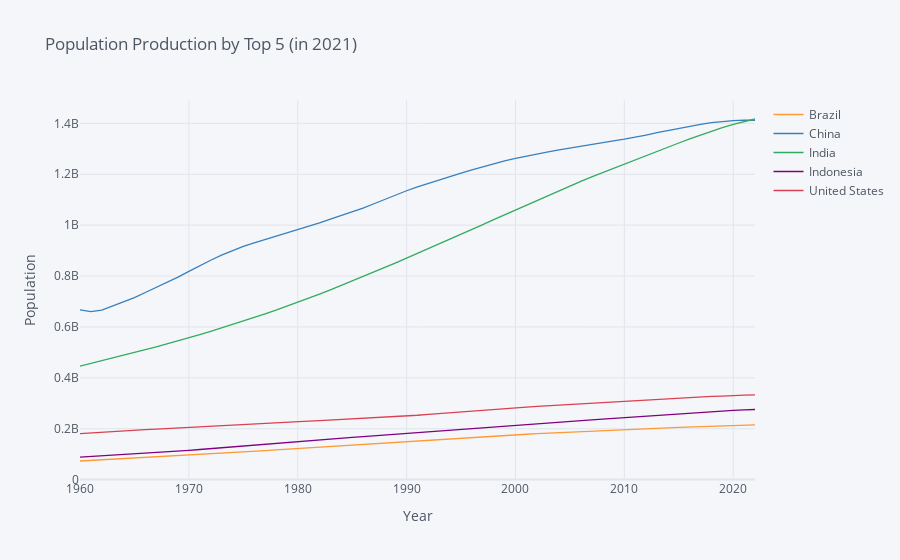

Notebook cell for this chart:
### Code cell
var_4 = {"SP.POP.TOTL":"Population"}

pop = fix_date_index(wbdata.get_dataframe(var_4,country=top_five)).squeeze().unstack('country')

pop.iplot(xTitle="Year",yTitle="Population",
              title="Population Production by Top 5 (in 2021)")
